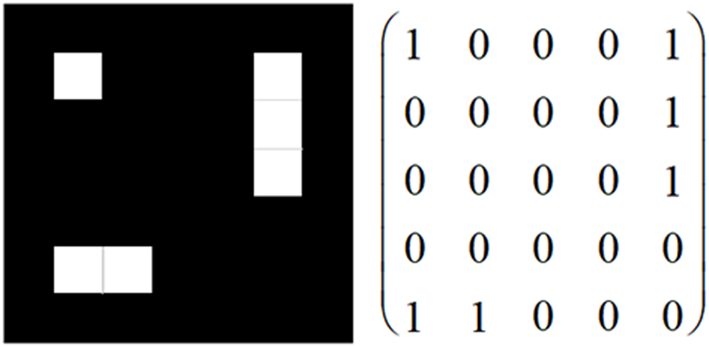
#> input picture Marker/Marker_Matrix.png, 709 x 347 px, given in place of the camera
$ python MarkerRecognizer.py
#> lines starting #> are read from the running program, lines starting #| are printed output that depends on the picture; after the words box and inside, x2 and y2 are one past the last pixel; in counts of white or black regions, pixels touching at a corner belong together
# !/usr/bin/python
# -*- coding: utf-8 -*-

'''
-------------------------------------------
MarkerRecognizer
-------------------------------------------
'''

import sys
import cv2
import numpy as np
from GeneralFunctions import *


class MarkerRecognizer:
    def __init__(self,Test=False):
#> further down, img is the input picture: shape (347, 709, 3); mean B, G, R 139.4, 139.4, 139.4
        self.Test=Test
        self.img=None
        self.iCellSize = 10
        self.iCellCount = 5
        self.iCellCountWithFrame = self.iCellCount + 2
        self.iMarkerSize = self.iCellCountWithFrame * self.iCellSize

        self.iStandardMarker=np.array([[0, 0],
                              [0, self.iMarkerSize],
                              [self.iMarkerSize, self.iMarkerSize],
                              [self.iMarkerSize, 0]])

    #Canny
    def PreProcess(self,img):
        img_gray=cv2.cvtColor(img,cv2.COLOR_BGR2GRAY)
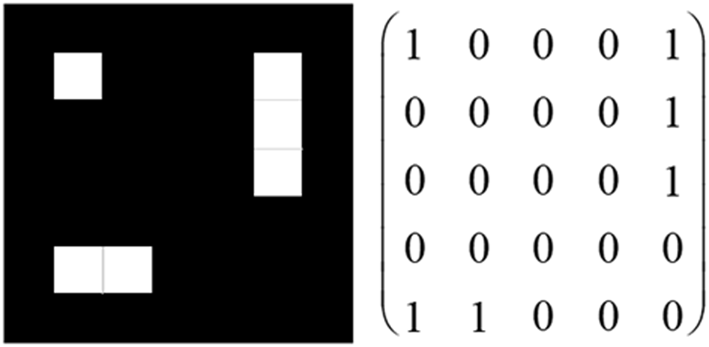
#> img_gray: shape (347, 709); min 0, max 255, mean 139.4
        img_gray=cv2.blur(img_gray,(3,3))
        preResult=cv2.Canny(img_gray, 50, 100)
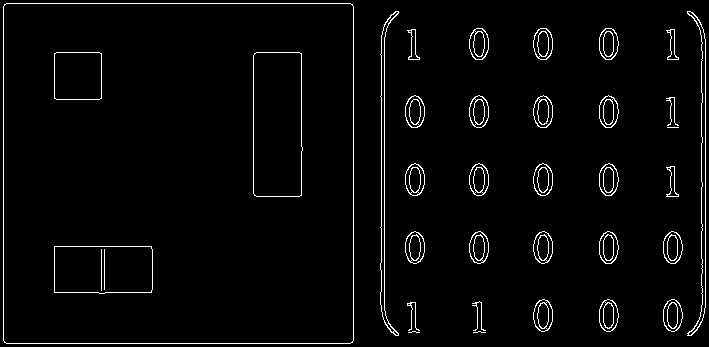
#> preResult: shape (347, 709); 2.9% white in thin lines or dots
        return preResult
    #adaptiveThreshold
    def PreProcess2(self,img):
        img_gray=cv2.cvtColor(img,cv2.COLOR_BGR2GRAY)
        #img_gray=cv2.Canny(img_gray, 50, 100)
        thresh_size = (50//4)*2 + 1
        img_adaptiveThreshold=cv2.adaptiveThreshold(img_gray, 255, cv2.ADAPTIVE_THRESH_GAUSSIAN_C, cv2.THRESH_BINARY , thresh_size, thresh_size*0.8)#THRESH_BINARY_INV
        kernel=np.ones((3,3),np.uint8)
        preResult=cv2.erode(img_adaptiveThreshold,kernel)
        #cv2.imshow("img_gray",img_gray)
        cv2.imshow("img_adaptiveThreshold",img_adaptiveThreshold)
        #cv2.imshow("preResult",preResult)
        return preResult

    def DetectPossibleMarker(self,img):
        preResult=self.PreProcess(img)
        if self.Test:
            cv2.imshow("preResult",preResult)

        listPossibleMarkers=[]
        contours, hierarchy = cv2.findContours(preResult,cv2.RETR_LIST,cv2.CHAIN_APPROX_SIMPLE)
#> contours = 98 contours, 13 with area under 20; largest, box (x1, y1, x2, y2) and area: (3, 3, 354, 344) 118984, (3, 3, 354, 344) 118982, (253, 52, 303, 197) 6905, (253, 52, 303, 197) 6903, (54, 246, 153, 294) 4509
        for i in range(len(contours)):
            # [4 lines of commented-out code are left out]
            if len(contours[i])<100:
                continue

            #corner count is 4 ?
            epsilon = 0.02 * cv2.arcLength(contours[i], True)
            approx=cv2.approxPolyDP(contours[i], epsilon , True )
            if len(approx) != 4:
                continue
            if not cv2.isContourConvex(approx):
                continue

            #print("-------------------------------")
            #print(approx)
            approx=np.reshape(approx,(-1,2))
            #print("-------------------------------")

            #rect side length
            dLen0=np.sqrt(np.sum(np.square(approx[0] - approx[1])))
            dLen1=np.sqrt(np.sum(np.square(approx[1] - approx[2])))
            dLen2=np.sqrt(np.sum(np.square(approx[2] - approx[3])))
            dLen3=np.sqrt(np.sum(np.square(approx[3] - approx[0])))
            #print(dLen0,dLen1,dLen2,dLen3)
            dMin=min(dLen0,dLen1,dLen2,dLen3)
            dMax=max(dLen0,dLen1,dLen2,dLen3)
            #print(dMin,dMax)
            if dMax>dMin*4 :
                continue

            #print("=========================")
            crossValue_01_02=np.cross(np.array(approx[1]-approx[0]) , np.array(approx[2]-approx[0]))
            print ("angle_01-02",crossValue_01_02)
            if crossValue_01_02<0:
                print("===ori===")
                print(approx)
                temp=np.copy(approx[3])
                approx[3]=approx[1]
                approx[1]=temp
                print("===new===")
                print(approx)

            #exist repeat marker?
            bExist=False
            for j in range (len(listPossibleMarkers)):
                dLen00 = np.sqrt(np.sum(np.square(approx[0] - listPossibleMarkers[j][0])))
                dLen11 = np.sqrt(np.sum(np.square(approx[1] - listPossibleMarkers[j][1])))
                dLen22 = np.sqrt(np.sum(np.square(approx[2] - listPossibleMarkers[j][2])))
                dLen33 = np.sqrt(np.sum(np.square(approx[3] - listPossibleMarkers[j][3])))
                dDisThrehold=5
                if dLen00<dDisThrehold and dLen11<dDisThrehold and dLen22<dDisThrehold and dLen33<dDisThrehold:
                    bExist=True
                    break
            if not bExist:
                listPossibleMarkers.append(approx)
#> this loop made 98 passes
#> after the loop, listPossibleMarkers = []

        return listPossibleMarkers


    def Recognize(self, img0):
        listPossibleMarkers=self.DetectPossibleMarker(img0)
#> listPossibleMarkers = []

        #show Possible Markers
        if self.Test:
            imgPossible=img0.copy()
            for i in range (len(listPossibleMarkers)):
                cv2.polylines(imgPossible, [listPossibleMarkers[i]], True, (0, 0, 255), 2)
#> this loop made 0 passes
            cv2.imshow("Possible Markers", imgPossible)


        img_gray=cv2.cvtColor(img0,cv2.COLOR_BGR2GRAY)

        #cellPixelCount 方块标准像素数100
        cellPixelCount=self.iCellSize**2
        #frameSide_Pixel_Threshold  cellPixelCount*7*(4/3) 边框黑色，像素数最多总数700的四分之一
        side_Pixel_Threshold=cellPixelCount*self.iCellCountWithFrame/4

        # final markers
        listRealMarkers = []
        for i in range (len(listPossibleMarkers)):
            #print("===================")
            eachMarker=listPossibleMarkers[i].astype(np.float32)
            standardMarkers=self.iStandardMarker.astype(np.float32)
            #print(eachMarker)
            #print(standardMarkers)
            M=cv2.getPerspectiveTransform(eachMarker,standardMarkers)
            #print(M)

            # extract marker
            image_marker=cv2.warpPerspective(img_gray,M,(self.iMarkerSize, self.iMarkerSize))
            #cv2.imshow("image_marker",image_marker)
            # input img should be gray
            _,marker_threshold=cv2.threshold(image_marker, 180, 255, cv2.THRESH_BINARY+cv2.THRESH_OTSU)
            #cv2.imshow("marker_threshold",marker_threshold)
            kernel = np.ones((3, 3), np.uint8)

            # erode to shrink white cell
            marker_threshold=cv2.erode(marker_threshold,kernel)
            #if self.Test:
                #cv2.imshow("erode",marker_threshold)

            # is it real marker? check cell pixel
            # side frames
            sideLen=marker_threshold.shape[1] // self.iCellCountWithFrame
            upper_frame=marker_threshold[:, :sideLen]
            Lower_frame=marker_threshold[:, sideLen*(self.iCellCountWithFrame-1):]
            left__frame=marker_threshold[:sideLen, :]
            right_frame=marker_threshold[sideLen*(self.iCellCountWithFrame-1):, :]
            upper_PixelCount=cv2.countNonZero(upper_frame)
            lower_PixelCount=cv2.countNonZero(Lower_frame)
            left__PixelCount=cv2.countNonZero(left__frame)
            right_PixelCount=cv2.countNonZero(right_frame)
            #print("frame side pixel count:",upper_PixelCount,lower_PixelCount,left__PixelCount,right_PixelCount)

            # note: the algorithms are diff when PreProcess changed(Canny,adaptiveThreshold)!!!!!!!!!!!!!!!!!!!!!!
            if upper_PixelCount>side_Pixel_Threshold \
            or lower_PixelCount>side_Pixel_Threshold \
            or left__PixelCount>side_Pixel_Threshold \
            or right_PixelCount>side_Pixel_Threshold:
                continue

            #get the marker's information
            markerInfo=np.zeros([self.iCellCount,self.iCellCount])
            for x in range (0,self.iCellCount):
                for y in range (0,self.iCellCount):
                    cell_img=marker_threshold[int((y+1)*self.iCellSize):\
                                              int((y+2)*self.iCellSize),\
                                              int((x+1)*self.iCellSize):\
                                              int((x+2)*self.iCellSize)]
                    NonZeroCount = cv2.countNonZero(cell_img)
                    if NonZeroCount>cellPixelCount/2:
                        markerInfo[x][y]=1

                    # [5 lines of commented-out code are left out]

            if self.Test:
                markerName="finalMarker-"+str(i)
                cv2.imshow(markerName,marker_threshold)

            corners=listPossibleMarkers[i]
            ##sub-pixel
            #criteria = (cv2.TERM_CRITERIA_EPS + cv2.TERM_CRITERIA_MAX_ITER, 30, 0.1)
            #corners = cv2.cornerSubPix(img_gray, corners, (5, 5), (-1, -1), criteria)
            #collect final markers
            listRealMarkers.append(corners)
#> after the loop, listRealMarkers = []

        return listRealMarkers


if __name__ == '__main__':
    cap0 = cv2.VideoCapture(0)
    MR=MarkerRecognizer(True)
    while True:
        _,img=cap0.read()
        listRealMarkers=MR.Recognize(img)
#> listRealMarkers = []
        markerCount=len(listRealMarkers)
#> markerCount = 0
        if markerCount>0:
            print("===============markerCount===============")
            print("Marker count:",markerCount)
        for i in range (markerCount):
            cv2.polylines(img, [listRealMarkers[i]], True, (0, 0, 255), 2)
            print(listRealMarkers[i])
        cv2.imshow("final markers", img)

        #cv2.imshow("Background", img)
        cv2.waitKey(100)
